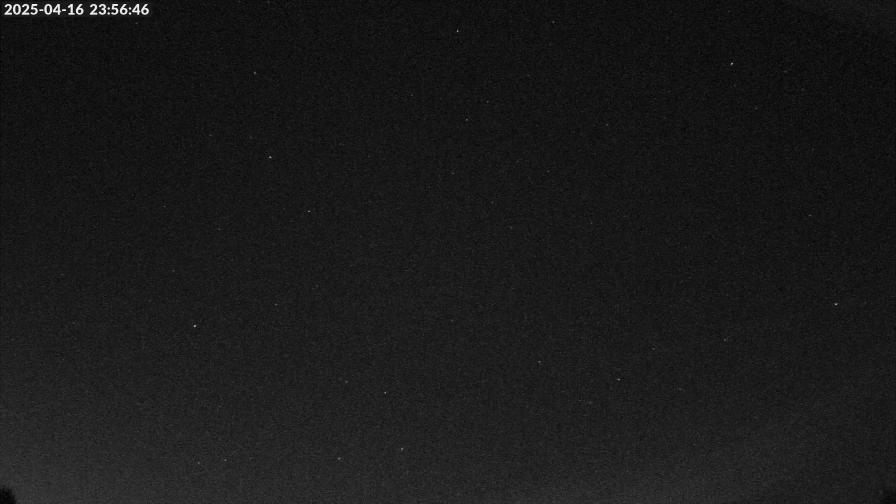
#> input picture fits_files/2025-04-17T035648703Z/2025-04-17T035648703Z.jpeg, 2688 x 1512 px (shown at 1/3 size)
$ python image_filter.py
#> lines starting #> are read from the running program, lines starting #| are printed output that depends on the picture; after the words box and inside, x2 and y2 are one past the last pixel; in counts of white or black regions, pixels touching at a corner belong together
import cv2
import numpy as np
import os

#Camera Parameter - Cales Camera(2688x1512)
#Intrisics
# K = np.array([[1395.14165465379, 0, 980.742176449420],
#             [0, 1387.40627391815, 528.268905594248],
#             [0, 0, 1]])

# #Distortion
# D = np.array([-0.391719060689475, 0.133262225859808, 0, 0])

#Camera Parameter - Cales Camera (1920x1080)
#Intrisics
K = np.array([[1395.14165465379, 0, 980.742176449420],
            [0, 1387.40627391815, 528.268905594248],
            [0, 0, 1]])

#Distortion
D = np.array([-0.391719060689475, 0.133262225859808, 0, 0])

#Camera Parameter - Iphone Camera
#Intrisics
# K = np.array([[4110.67810701671, 0, 2866.48871930108],
#             [0, 4102.30392612357, 1586.15943599271],
#             [0, 0, 1]])

# #Distortion
# D = np.array([0.179096572759464, -0.465605122130898, 0, 0])

def enhance_stars(image):
    # Load the image
    if image is None:
        print("Error: Unable to load image.")
        return

    # Apply a Gaussian blur to reduce noise
    blurred = cv2.GaussianBlur(image, (5, 5), 0)

    # Use CLAHE (Contrast Limited Adaptive Histogram Equalization) to enhance contrast
    clahe = cv2.createCLAHE(clipLimit=2.0, tileGridSize=(8,8))
    enhanced = clahe.apply(blurred)

    # Apply thresholding to extract stars
    _, thresholded = cv2.threshold(enhanced, 85, 255, cv2.THRESH_BINARY)
    thresholded[-200:, :] = 0
    # thresholded[:, -400:] = 0

    # Show the processed image
    # cv2.imshow("Original", img)
    # cv2.imwrite("Enhanced", enhanced)
    # cv2.imshow("Thresholded", thresholded)


    return thresholded


if __name__ == "__main__":
    # Example usage
    dir = "fits_files"
    image_name = "2025-04-17T035648703Z"  # Replace with your image file
    img_path = os.path.join(os.path.join(dir, image_name), f"{image_name}.jpeg")

    #Saved an enhanced image
    img = cv2.imread(img_path, cv2.IMREAD_GRAYSCALE)
#> img is the input picture: shape (1512, 2688); min 0, max 255, mean 25.9
    img = cv2.resize(img, (1920, 1080))
#> img: shape (1080, 1920)


    undistorted_image = cv2.undistort(img, K, D)
    result = enhance_stars(undistorted_image)
#> in enhance_stars, `enhanced = clahe.apply(blurred)`:
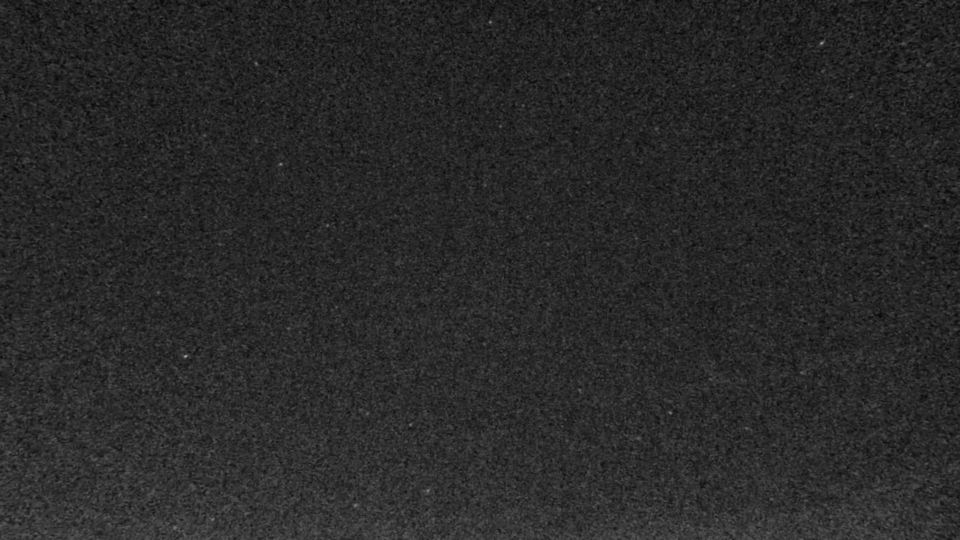
#> enhanced: shape (1080, 1920) (shown at 1/2 size); min 4, max 195, mean 40.9
#> in enhance_stars, `_, thresholded = cv2.threshold(enhanced, 85, 255, cv2.THRESH_BINARY)`:
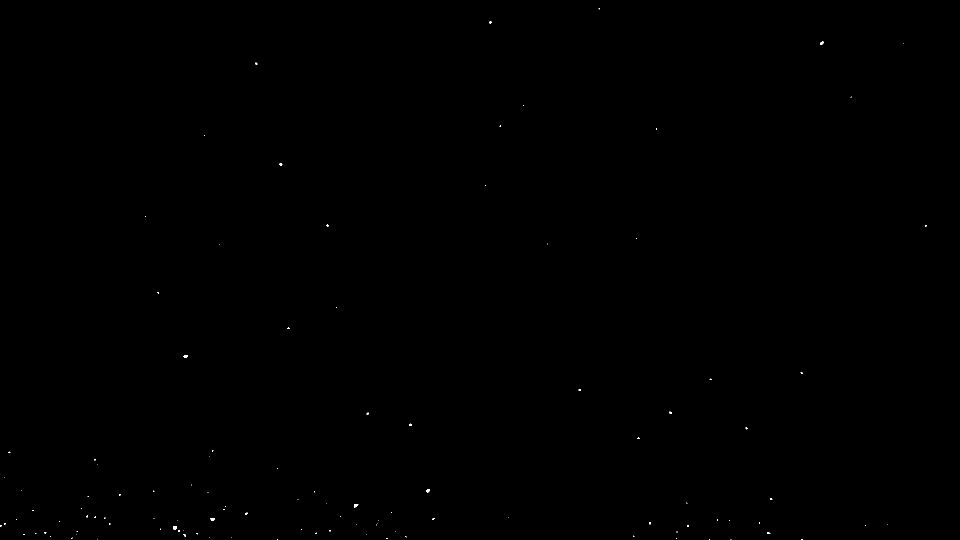
#> thresholded: shape (1080, 1920) (shown at 1/2 size); 0.04% white in thin lines or dots
#> in enhance_stars, `thresholded[-200:, :] = 0`: thresholded: shape (1080, 1920); 0.02% white in thin lines or dots, all inside (x1, y1, x2, y2) = (290, 16, 1854, 878)
    # result = undistorted_image
    save_path = os.path.join(os.path.join(dir, image_name), f"{image_name}_enhanced.jpg")

    # Save the result
    if result is not None:
        cv2.imwrite(save_path, result)
